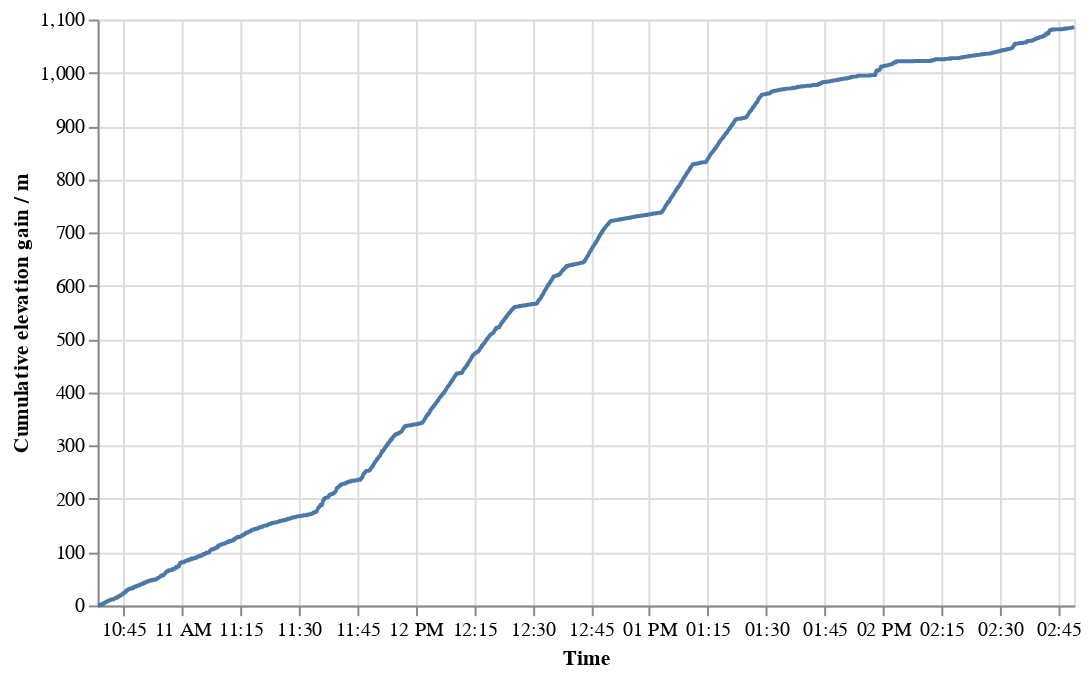

Notebook source saved alongside this figure:
### Code cell
(
    alt.Chart(ts, width=500)
    .mark_line()
    .encode(
        alt.X("time", title="Time"),
        alt.Y(
            "altitude_gain_cum",
            scale=alt.Scale(zero=False),
            title="Cumulative elevation gain / m",
        ),
    )
)

### Figure 1 — Vega specification as saved in the notebook (floating-point values rounded to 4 significant figures; data arrays with more than 128 entries replaced by an {"elided": "..."} marker saying what was removed)
{"$schema": "https://vega.github.io/schema/vega/v5.json", "data": [{"name": "source_0", "values": {"elided": "3760 records"}, "transform": [{"type": "formula", "expr": "toDate(datum['time'])", "as": "time"}]}, {"name": "source_0_y_domain_altitude_gain_cum", "values": [{"min": 0.0, "max": 1086.0}]}], "marks": [{"type": "line", "name": "marks", "from": {"data": "source_0"}, "sort": {"field": "x"}, "encode": {"update": {"y": {"field": "altitude_gain_cum", "scale": "y"}, "x": {"field": "time", "scale": "x"}, "defined": {"signal": "isValid(datum[\"time\"]) && isFinite(+datum[\"time\"]) && isValid(datum[\"altitude_gain_cum\"]) && isFinite(+datum[\"altitude_gain_cum\"])"}, "stroke": {"value": "#4c78a8"}}}, "style": ["line"]}], "scales": [{"name": "x", "type": "time", "domain": {"data": "source_0", "field": "time"}, "range": [0, {"signal": "width"}]}, {"name": "y", "type": "linear", "domain": [{"signal": "(data(\"source_0_y_domain_altitude_gain_cum\")[0] || {}).min"}, {"signal": "(data(\"source_0_y_domain_altitude_gain_cum\")[0] || {}).max"}], "range": [{"signal": "height"}, 0], "zero": false, "nice": true}], "axes": [{"scale": "x", "grid": true, "gridScale": "y", "minExtent": 0, "ticks": false, "maxExtent": 0, "tickCount": {"signal": "ceil(width/40)"}, "aria": false, "orient": "bottom", "labels": false, "domain": false, "zindex": 0}, {"scale": "y", "gridScale": "x", "minExtent": 0, "zindex": 0, "grid": true, "labels": false, "tickCount": {"signal": "ceil(height/40)"}, "domain": false, "aria": false, "orient": "left", "maxExtent": 0, "ticks": false}, {"scale": "x", "tickCount": {"signal": "ceil(width/40)"}, "title": "Time", "labelFlush": true, "zindex": 0, "orient": "bottom", "grid": false, "labelOverlap": true}, {"scale": "y", "grid": false, "zindex": 0, "title": "Cumulative elevation gain / m", "orient": "left", "labelOverlap": true, "tickCount": {"signal": "ceil(height/40)"}}], "height": 300, "padding": 5, "background": "white", "style": "cell", "width": 500}
